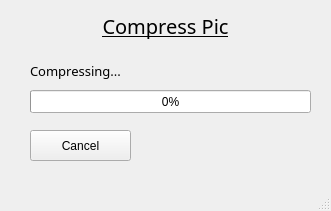
<?xml version="1.0" encoding="UTF-8"?>
<ui version="4.0">
 <class>Peditor</class>
 <widget class="QMainWindow" name="Peditor">
  <property name="geometry">
   <rect>
    <x>0</x>
    <y>0</y>
    <width>331</width>
    <height>211</height>
   </rect>
  </property>
  <property name="windowTitle">
   <string>MainWindow</string>
  </property>
  <widget class="QWidget" name="centralwidget">
   <widget class="QProgressBar" name="progressBar_2">
    <property name="geometry">
     <rect>
      <x>30</x>
      <y>90</y>
      <width>281</width>
      <height>23</height>
     </rect>
    </property>
    <property name="value">
     <number>0</number>
    </property>
   </widget>
   <widget class="QLabel" name="label">
    <property name="geometry">
     <rect>
      <x>30</x>
      <y>10</y>
      <width>271</width>
      <height>31</height>
     </rect>
    </property>
    <property name="font">
     <font>
      <family>FRIZON</family>
      <pointsize>15</pointsize>
      <underline>true</underline>
     </font>
    </property>
    <property name="focusPolicy">
     <enum>Qt::NoFocus</enum>
    </property>
    <property name="layoutDirection">
     <enum>Qt::LeftToRight</enum>
    </property>
    <property name="text">
     <string>Compress Pic</string>
    </property>
    <property name="textFormat">
     <enum>Qt::AutoText</enum>
    </property>
    <property name="alignment">
     <set>Qt::AlignCenter</set>
    </property>
   </widget>
   <widget class="QLabel" name="label_2">
    <property name="geometry">
     <rect>
      <x>30</x>
      <y>60</y>
      <width>111</width>
      <height>21</height>
     </rect>
    </property>
    <property name="font">
     <font>
      <family>MS Reference Sans Serif</family>
      <pointsize>10</pointsize>
     </font>
    </property>
    <property name="text">
     <string>Compressing...</string>
    </property>
   </widget>
   <widget class="QPushButton" name="pushButton">
    <property name="geometry">
     <rect>
      <x>30</x>
      <y>130</y>
      <width>101</width>
      <height>31</height>
     </rect>
    </property>
    <property name="text">
     <string>Cancel</string>
    </property>
   </widget>
  </widget>
  <widget class="QMenuBar" name="menubar">
   <property name="geometry">
    <rect>
     <x>0</x>
     <y>0</y>
     <width>331</width>
     <height>21</height>
    </rect>
   </property>
  </widget>
  <widget class="QStatusBar" name="statusbar"/>
 </widget>
 <resources/>
 <connections/>
</ui>
